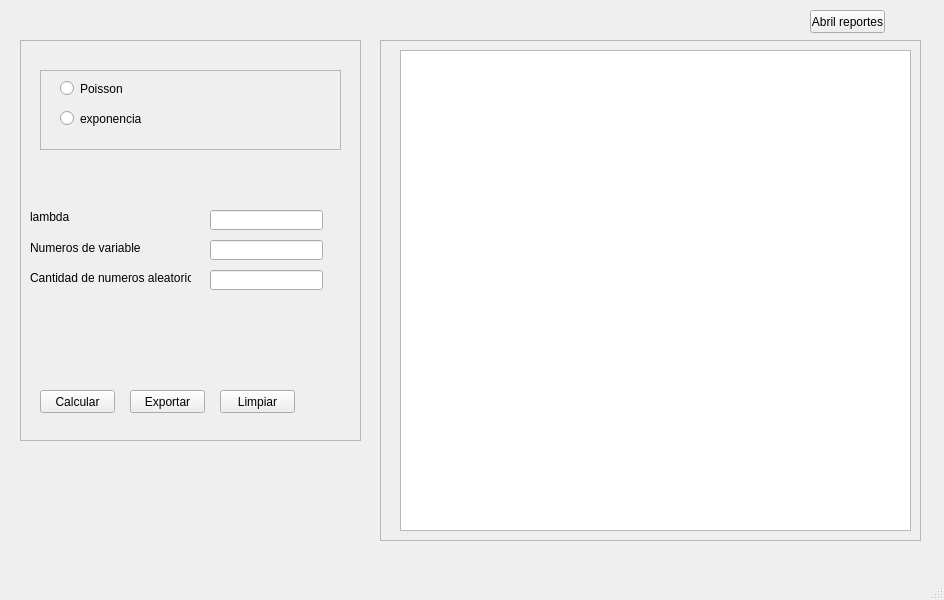
<?xml version="1.0" encoding="UTF-8"?>
<ui version="4.0">
 <class>GeneratorWindow</class>
 <widget class="QMainWindow" name="GeneratorWindow">
  <property name="geometry">
   <rect>
    <x>0</x>
    <y>0</y>
    <width>944</width>
    <height>600</height>
   </rect>
  </property>
  <property name="windowTitle">
   <string>MainWindow</string>
  </property>
  <widget class="QWidget" name="centralwidget">
   <widget class="QFrame" name="frame_2">
    <property name="geometry">
     <rect>
      <x>20</x>
      <y>40</y>
      <width>341</width>
      <height>401</height>
     </rect>
    </property>
    <property name="frameShape">
     <enum>QFrame::StyledPanel</enum>
    </property>
    <property name="frameShadow">
     <enum>QFrame::Raised</enum>
    </property>
    <widget class="QFrame" name="frame">
     <property name="geometry">
      <rect>
       <x>20</x>
       <y>30</y>
       <width>301</width>
       <height>80</height>
      </rect>
     </property>
     <property name="frameShape">
      <enum>QFrame::StyledPanel</enum>
     </property>
     <property name="frameShadow">
      <enum>QFrame::Raised</enum>
     </property>
     <widget class="QRadioButton" name="poisson_radioButton">
      <property name="geometry">
       <rect>
        <x>20</x>
        <y>10</y>
        <width>82</width>
        <height>17</height>
       </rect>
      </property>
      <property name="text">
       <string>Poisson</string>
      </property>
     </widget>
     <widget class="QRadioButton" name="exponencial_radioButton">
      <property name="geometry">
       <rect>
        <x>20</x>
        <y>40</y>
        <width>82</width>
        <height>17</height>
       </rect>
      </property>
      <property name="text">
       <string>exponencial</string>
      </property>
     </widget>
    </widget>
    <widget class="QPushButton" name="calculate_pushButton">
     <property name="geometry">
      <rect>
       <x>20</x>
       <y>350</y>
       <width>75</width>
       <height>23</height>
      </rect>
     </property>
     <property name="text">
      <string>Calcular</string>
     </property>
    </widget>
    <widget class="QPushButton" name="pdf_export_pushButton">
     <property name="geometry">
      <rect>
       <x>110</x>
       <y>350</y>
       <width>75</width>
       <height>23</height>
      </rect>
     </property>
     <property name="text">
      <string>Exportar</string>
     </property>
    </widget>
    <widget class="QPushButton" name="clean_pushButton">
     <property name="geometry">
      <rect>
       <x>200</x>
       <y>350</y>
       <width>75</width>
       <height>23</height>
      </rect>
     </property>
     <property name="text">
      <string>Limpiar</string>
     </property>
    </widget>
    <widget class="QLabel" name="lambda_label">
     <property name="geometry">
      <rect>
       <x>10</x>
       <y>170</y>
       <width>47</width>
       <height>13</height>
      </rect>
     </property>
     <property name="text">
      <string>lambda</string>
     </property>
    </widget>
    <widget class="QLabel" name="variables_amount_label">
     <property name="geometry">
      <rect>
       <x>10</x>
       <y>200</y>
       <width>111</width>
       <height>16</height>
      </rect>
     </property>
     <property name="text">
      <string>Numeros de variables</string>
     </property>
    </widget>
    <widget class="QLabel" name="random_numbers_amount_label">
     <property name="geometry">
      <rect>
       <x>10</x>
       <y>230</y>
       <width>161</width>
       <height>16</height>
      </rect>
     </property>
     <property name="text">
      <string>Cantidad de numeros aleatorios</string>
     </property>
    </widget>
    <widget class="QLineEdit" name="lambda_input_lineEdit">
     <property name="geometry">
      <rect>
       <x>190</x>
       <y>170</y>
       <width>113</width>
       <height>20</height>
      </rect>
     </property>
    </widget>
    <widget class="QLineEdit" name="variables_amount_input_lineEdit">
     <property name="geometry">
      <rect>
       <x>190</x>
       <y>200</y>
       <width>113</width>
       <height>20</height>
      </rect>
     </property>
    </widget>
    <widget class="QLineEdit" name="random_numbers_amount_input_lineEdit">
     <property name="geometry">
      <rect>
       <x>190</x>
       <y>230</y>
       <width>113</width>
       <height>20</height>
      </rect>
     </property>
    </widget>
   </widget>
   <widget class="QFrame" name="frame_3">
    <property name="geometry">
     <rect>
      <x>380</x>
      <y>40</y>
      <width>541</width>
      <height>501</height>
     </rect>
    </property>
    <property name="frameShape">
     <enum>QFrame::StyledPanel</enum>
    </property>
    <property name="frameShadow">
     <enum>QFrame::Raised</enum>
    </property>
    <widget class="QTableWidget" name="database_tableView">
     <property name="geometry">
      <rect>
       <x>20</x>
       <y>10</y>
       <width>511</width>
       <height>481</height>
      </rect>
     </property>
    </widget>
   </widget>
   <widget class="QPushButton" name="open_reports_pushButton">
    <property name="geometry">
     <rect>
      <x>810</x>
      <y>10</y>
      <width>75</width>
      <height>23</height>
     </rect>
    </property>
    <property name="text">
     <string>Abril reportes</string>
    </property>
   </widget>
  </widget>
  <widget class="QMenuBar" name="menubar">
   <property name="geometry">
    <rect>
     <x>0</x>
     <y>0</y>
     <width>944</width>
     <height>21</height>
    </rect>
   </property>
  </widget>
  <widget class="QStatusBar" name="statusbar"/>
 </widget>
 <resources/>
 <connections/>
</ui>
